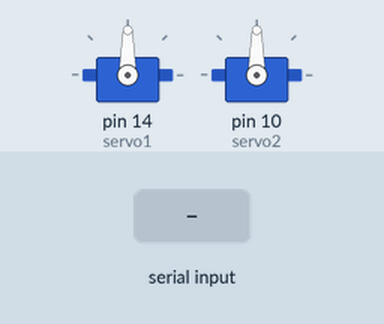
Simulated run of this sketch. Board: Arduino Uno, built with avr-gcc and run on an emulated ATmega328P. Parts: 2 × servo. The inputs (shaded band) are chosen by the test bench. What the sketch prints to the serial monitor is not drawn.

Above: at 1.2 s.
1.3 s: "30,150!" received over Serial
At 2.2 s:
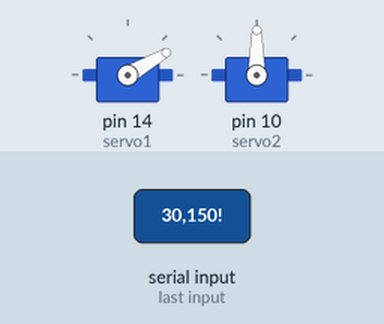
2.8 s: "5!" received over Serial
At 3.2 s:
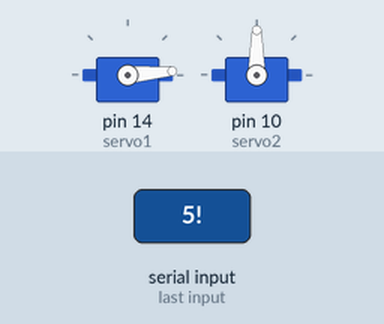
4.3 s: "200!" received over Serial
At 5.5 s:
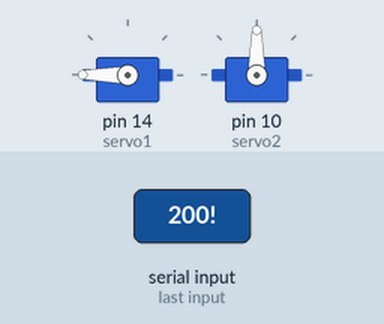
5.8 s: "90,45!" received over Serial
At 6.8 s:
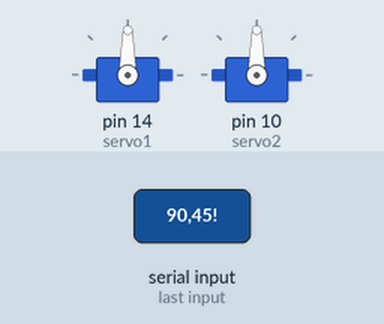
Timing chart, 0 to 8.3 s (numbered marks = the images above; inputs shaded):
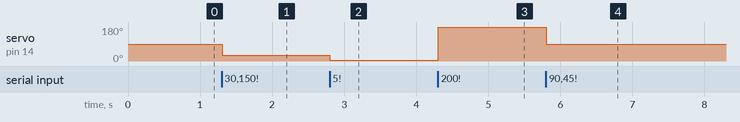

Measured:
- after the input at 1.3 s, servo on pin 14 (servo1): 90° → 30° at once
- after the input at 2.8 s, servo on pin 14 (servo1): 30° → 5° at once
- after the input at 4.3 s, servo on pin 14 (servo1): 5° → 180° at once
- after the input at 5.8 s, servo on pin 14 (servo1): 180° → 90° at once

The sketch:

TESTE.ino
```cpp
#include <VarSpeedServo.h>

VarSpeedServo servo1; VarSpeedServo servo2;
String inputString = "";         // a string to hold incoming data

void setup() {
  servo1.attach(14);
  servo2.attach(10);

  Serial.begin(9600);
  Serial.println("Ready");
}

void loop()
{

  static int v = 0;


  if (Serial.available())
  {
    inputString = Serial.readStringUntil('!');
    Serial.print(inputString + "foi");
    v = inputString.toInt();
    Serial.print(v);
    servo1.write(v);
    inputString = "";
  }

//
//  if ( Serial.available()) {
//    char ch = Serial.read();
//
//    switch (ch) {
//      case '0'...'9':
//        v = v * 10 + ch - '0';
//
//        break;
//      case 's':
//        servo1.write(v);
//        v = 0;
//        break;
//      case 'w':
//        servo2.write(v);
//        v = 0;
//        break;
//      case 'd':
//        servo2.detach();
//        break;
//      case 'a':
//        servo2.attach(10);
//        break;
//    }
//  }
}
```
